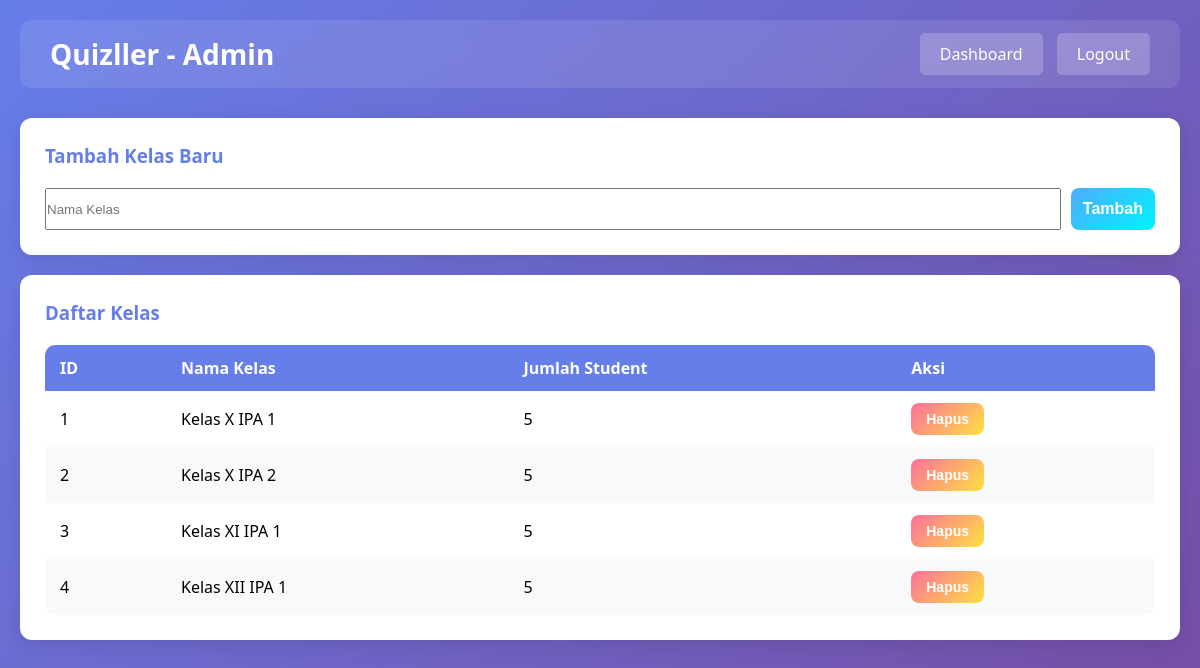
Page /admin/classes.php (signed in) on the committed database.
### tables this page shows
CREATE TABLE classes (
        id INTEGER PRIMARY KEY AUTOINCREMENT,
        name VARCHAR(255) NOT NULL
    );

### admin/classes.php (the view, shortened to what this page needs)
<?php
$conn = getDBConnection();
$stmt = $conn->query("SELECT c.*, COUNT(s.id) as student_count FROM classes c LEFT JOIN students s ON c.id = s.class_id GROUP BY c.id ORDER BY c.name");
$classes = $stmt->fetchAll(PDO::FETCH_ASSOC);
?>
<!DOCTYPE html>
<html lang="id">
<head>
    <link rel="stylesheet" href="../assets/css/style.css">
</head>
<body>
    <div class="container">
        <div class="navbar">
            <h1>Quizller - Admin</h1>
            <div>
                <a href="dashboard.php" style="margin-right: 10px;">Dashboard</a>
                <a href="../logout.php">Logout</a>
            </div>
        </div>
        <div class="card">
            <h3>Tambah Kelas Baru</h3>
            <form method="POST">
                <div style="display: grid; grid-template-columns: 1fr auto; gap: 10px;">
                    <input type="text" name="name" placeholder="Nama Kelas" required>
                    <button type="submit" name="add" class="btn btn-success">Tambah</button>
                </div>
            </form>
        </div>
        <div class="card">
            <h3>Daftar Kelas</h3>
            <table class="table">
                <thead>
                    <tr>
                        <th>ID</th>
                        <th>Nama Kelas</th>
                        <th>Jumlah Student</th>
                        <th>Aksi</th>
                    </tr>
                </thead>
                <tbody>
                    <?php foreach ($classes as $class): ?>
                        <tr>
                            <td><?php echo $class['id']; ?></td>
                            <td><?php echo htmlspecialchars($class['name']); ?></td>
                            <td><?php echo $class['student_count']; ?></td>
                            <td>
                                <form method="POST" style="display: inline;" onsubmit="return confirm('Yakin ingin menghapus kelas ini?');">
                                    <button type="submit" name="delete" class="btn btn-small btn-danger">Hapus</button>
                                </form>
                            </td>
                        </tr>
                    <?php endforeach; ?>
                </tbody>
            </table>
        </div>
    </div>
</body>
</html>

### assets/css/style.css (style rules this page uses)
* { margin: 0; padding: 0; box-sizing: border-box; }
body { font-family: 'Segoe UI', Tahoma, Geneva, Verdana, sans-serif; background: linear-gradient(135deg, #667eea 0%, #764ba2 100%); min-height: 100vh; }
.container { max-width: 1200px; margin: 0 auto; padding: 20px; }
.navbar { background-color: rgba(255, 255, 255, 0.1); backdrop-filter: blur(10px); padding: 15px 30px; border-radius: 10px; margin-bottom: 30px; display: flex; justify-content: space-between; align-items: center; }
.navbar h1 { color: white; font-size: 28px; }
.navbar a { color: white; text-decoration: none; padding: 10px 20px; background-color: rgba(255, 255, 255, 0.2); border-radius: 5px; transition: all 0.3s; }
.btn { width: 100%; padding: 12px; background: linear-gradient(135deg, #667eea 0%, #764ba2 100%); color: white; border: none; border-radius: 8px; font-size: 16px; font-weight: 600; cursor: pointer; transition: transform 0.2s; }
.btn-success { background: linear-gradient(135deg, #4facfe 0%, #00f2fe 100%); }
.btn-danger { background: linear-gradient(135deg, #fa709a 0%, #fee140 100%); }
.btn-small { width: auto; padding: 8px 15px; font-size: 14px; }
.card { background-color: white; padding: 25px; border-radius: 12px; box-shadow: 0 5px 20px rgba(0, 0, 0, 0.1); margin-bottom: 20px; }
.card h3 { color: #667eea; margin-bottom: 20px; }
.table { width: 100%; border-collapse: collapse; background-color: white; border-radius: 10px; overflow: hidden; }
.table th, .table td { padding: 12px 15px; text-align: left; }
.table th { background-color: #667eea; color: white; font-weight: 600; }
.table tr:nth-child(even) { background-color: #f8f9fa; }

### rows in the picture
classes: id "1", name "Kelas X IPA 1", student_count "5"
classes: id "2", name "Kelas X IPA 2", student_count "5"
classes: id "3", name "Kelas XI IPA 1", student_count "5"
classes: id "4", name "Kelas XII IPA 1", student_count "5"
